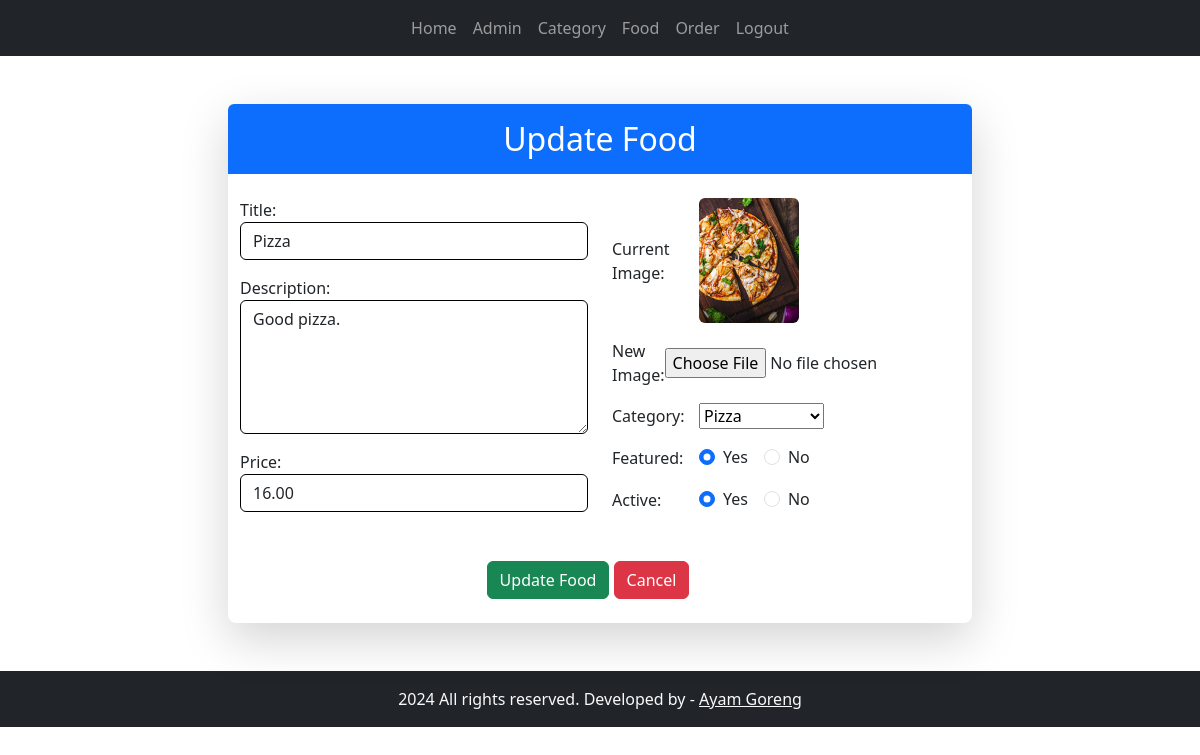
/admin/update-food.php?id=8 (signed in), run on the app's committed database.
### tables this page shows
CREATE TABLE `tbl_food` (
  `id` int(11) UNSIGNED NOT NULL,
  `title` varchar(100) NOT NULL,
  `description` text NOT NULL,
  `price` decimal(10,2) NOT NULL,
  `image_name` varchar(255) NOT NULL,
  `category_id` int(11) UNSIGNED NOT NULL,
  `featured` varchar(10) NOT NULL,
  `active` varchar(10) NOT NULL
);

CREATE TABLE `tbl_category` (
  `id` int(10) UNSIGNED NOT NULL,
  `title` varchar(100) NOT NULL,
  `image_name` varchar(255) NOT NULL,
  `featured` varchar(10) NOT NULL,
  `active` varchar(10) NOT NULL
);

### admin/update-food.php (the view, shortened to what this page needs)
<?php include "./partials/menu.php" ?>
<main class="bg-secondary-emphasis d-flex justify-content-center align-items-center py-5">
  <div class="container row">
    <div class="pb-4 col-12 col-lg-10 col-xl-8 mx-auto rounded-3 shadow-lg px-0">
      <h2 class="text-center mb-4 py-3 bg-primary text-white rounded-top">Update Food</h2>
      <?php
      if (isset($_GET['id'])) {
        $id = $_GET['id'];
        $sql = "SELECT * FROM tbl_food WHERE id = $id";
        $res = mysqli_query($conn, $sql);
        $row = mysqli_fetch_assoc($res);
        $title = $row['title'];
        $description = $row['description'];
        $price = $row['price'];
        $current_image = $row['image_name'];
        $current_category = $row['category_id'];
        $featured = $row['featured'];
        $active = $row['active'];
      } else {
        header("location:" . SITEURL . "admin/manage-food.php");
      }
      ?>
      <form action="" method="post" enctype="multipart/form-data">
        <div class="container">
          <div class="row">
            <div class="col-md-6">
              <div class="form-group mb-3">
                <label for="title">Title:</label>
                <input type="text" class="form-control border border-black" id="title" name="title" value="<?php echo $title ?>">
              </div>
              <div class="form-group mb-3">
                <label for="description">Description:</label>
                <textarea name="description" class="form-control border border-black" id="description" cols="30" rows="5"><?php echo $description ?></textarea>
              </div>
              <div class="form-group mb-3">
                <label for="price">Price:</label>
                <input type="number" class="form-control border border-black" id="price" name="price" value="<?php echo $price ?>">
              </div>
            </div>
            <div class="col-md-6">
              <div class="form-group d-flex align-items-center mb-3">
                <label for="current_image" style="width: 25%;">Current Image:</label>
                <?php if ($current_image != "") : ?>
                  <img src="<?php echo SITEURL ?>images/food/<?php echo $current_image ?>" alt="Image" class="rounded" style="width: 100px;">
                <?php else : ?>
                  <div class="text-danger">Image not added!</div>
                <?php endif; ?>
              </div>
              <div class="form-group d-flex align-items-center mb-3">
                <label for="image" style="width: 27%;">New Image:</label>
                <input type="file" class="form-control-file" id="image" name="image">
              </div>
              <div class="form-group d-flex align-items-center justify-content-start mb-3">
                <label style="width: 25%;">Category:</label>
                <select name="category">
                  <?php
                  $sql2 = "SELECT * FROM tbl_category WHERE active = 'Yes'";
                  $res2 = mysqli_query($conn, $sql2);
                  $count = mysqli_num_rows($res2);
                  if ($count > 0) {
                    while ($row = mysqli_fetch_assoc($res2)) {
                      $category_id = $row['id'];
                      $category_title = $row['title'];
                  ?>
                      <option <?php if ($current_category == $category_id) echo "selected" ?> value='<?php echo $category_id ?>'><?php echo $category_title ?></option>
                  <?php
                    }
                  } else echo "<option value='0'>No Category Found</option>";
                  ?>
                </select>
              </div>
              <div class="form-group d-flex align-items-center justify-content-start mb-3">
                <label style="width: 25%;">Featured:</label>
                <div class="form-check form-check-inline">
                  <input <?php if ($featured == "Yes") echo "checked" ?> class="form-check-input" type="radio" name="featured" id="featuredYes" value="Yes">
                  <label class="form-check-label" for="featuredYes">Yes</label>
                </div>
                <div class="form-check form-check-inline">
                  <input <?php if ($featured == "No") echo "checked" ?> class="form-check-input" type="radio" name="featured" id="featuredNo" value="No">
                  <label class="form-check-label" for="featuredNo">No</label>
                </div>
              </div>
              <div class="form-group d-flex align-items-center justify-content-start mb-5">
                <label style="width: 25%;">Active:</label>
                <div class="form-check form-check-inline">
                  <input <?php if ($active == "Yes") echo "checked" ?> class="form-check-input" type="radio" name="active" id="activeYes" value="Yes">
                  <label class="form-check-label" for="activeYes">Yes</label>
                </div>
                <div class="form-check form-check-inline">
                  <input <?php if ($active == "No") echo "checked" ?> class="form-check-input" type="radio" name="active" id="activeNo" value="No">
                  <label class="form-check-label" for="activeNo">No</label>
                </div>
              </div>
            </div>
            <div class="row justify-content-center">
              <div class="col-md-12">
                <div class="text-center">
                  <input type="submit" value="Update Food" name="submit" class="btn btn-success">
                  <a href="<?php SITEURL ?> manage-food.php" class="btn btn-danger ">Cancel</a>
                </div>
              </div>
            </div>
          </div>
        </div>
      </form>
    </div>
  </div>
</main>
<?php include "./partials/footer.php" ?>

### data on the page
tbl_food: title "Pizza", description "Good pizza.", price "16.00", image_name (picture), category "Pizza", featured "☑ Yes", featured "☐ No", active "☑ Yes", active "☐ No"
